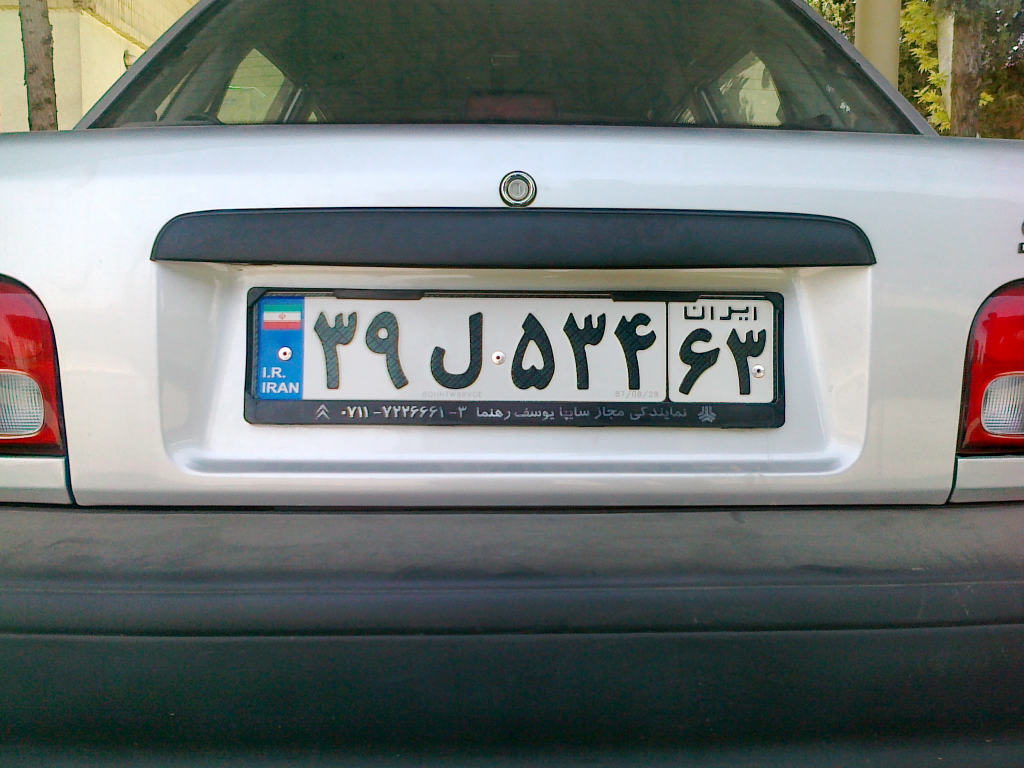
#> input picture 5.jpg, 2048 x 1536 px (shown at 1/2 size)
$ python 'crop plate.py'
#> lines starting #> are read from the running program, lines starting #| are printed output that depends on the picture
import cv2
import imutils
watch_cascade = cv2.CascadeClassifier('casscade.xml')
image = cv2.imread("5.jpg")
#> image is the input picture: shape (1536, 2048, 3); mean B, G, R 114.6, 116.8, 110.9
image =imutils.resize(image, width=1000)
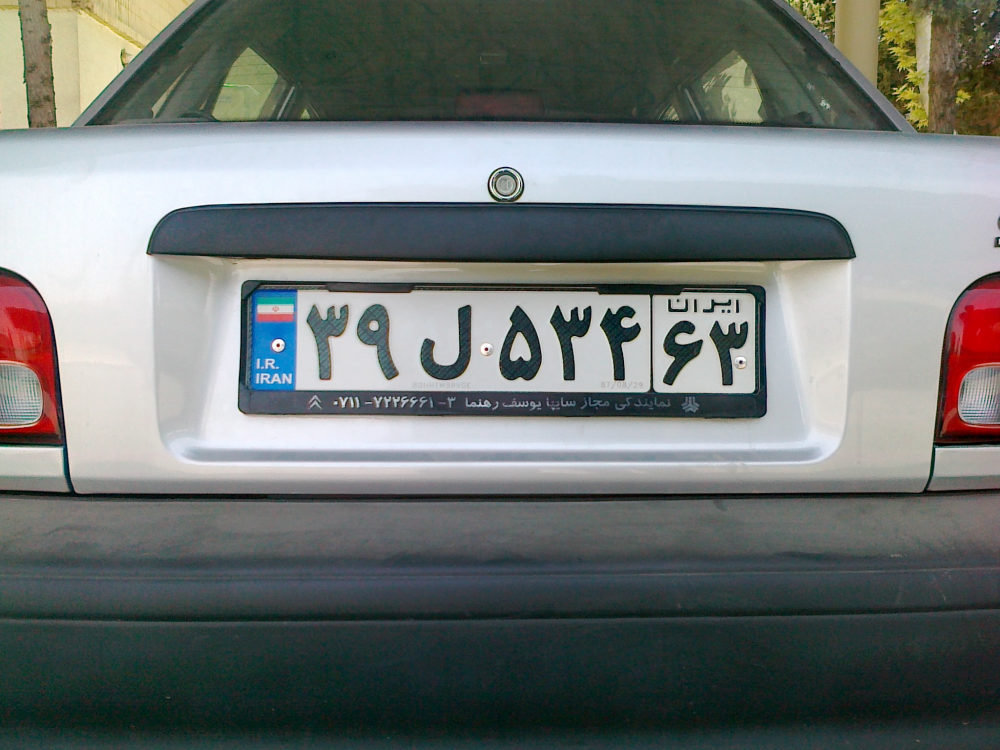
#> image: shape (750, 1000, 3); mean B, G, R 114.6, 116.8, 110.9
def detectPlateRough(image_gray,resize_h = 720,en_scale =1.08 ,top_bottom_padding_rate = 0.05):
#> called with resize_h = 750, en_scale = 1.08, top_bottom_padding_rate = 0.1
        if top_bottom_padding_rate>0.2:
            print("error:top_bottom_padding_rate > 0.2:",top_bottom_padding_rate)
            exit(1)
        height = image_gray.shape[0]
#> height = 750
        padding = int(height*top_bottom_padding_rate)
#> padding = 75
        scale = image_gray.shape[1]/float(image_gray.shape[0])
#> scale = 1.33
        image = cv2.resize(image_gray, (int(scale*resize_h), resize_h))
        image_color_cropped = image[padding:resize_h-padding,0:image_gray.shape[1]]
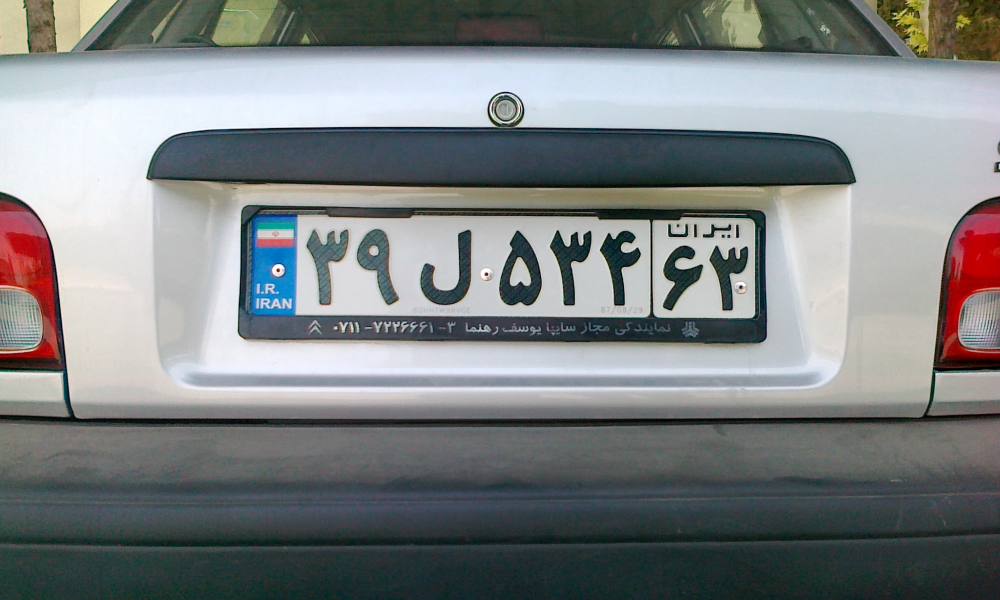
#> image_color_cropped: shape (600, 1000, 3); mean B, G, R 129.9, 129.2, 124.7
        image_gray = cv2.cvtColor(image_color_cropped,cv2.COLOR_RGB2GRAY)
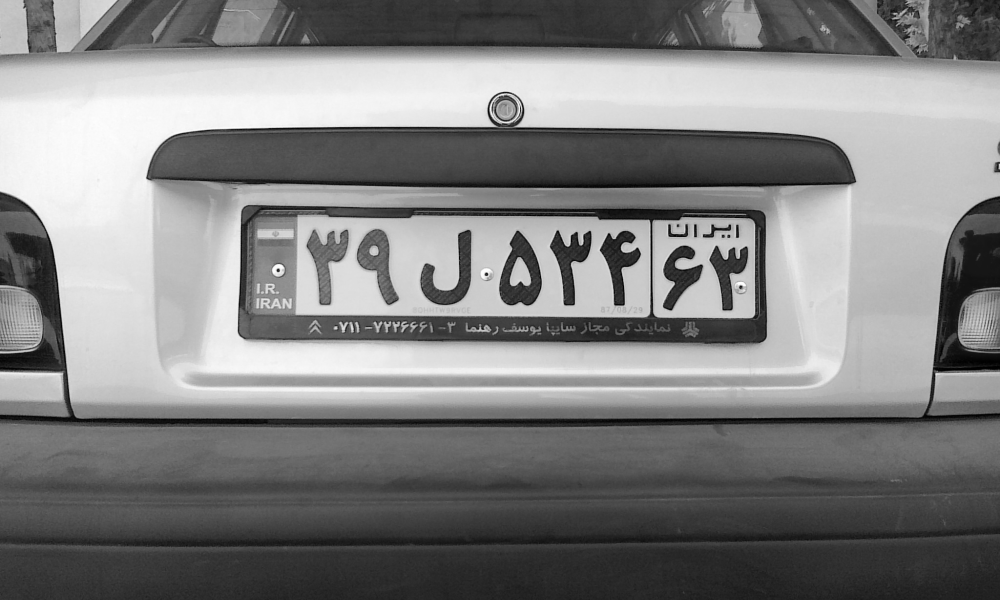
#> image_gray: shape (600, 1000); min 0, max 254, mean 128.9
        watches = watch_cascade.detectMultiScale(image_gray, en_scale, 2, minSize=(36, 9),maxSize=(36*40, 9*40))
#> watches = [[209, 202, 512, 130]]
        cropped_images = []
        for (x, y, w, h) in watches:
            #cv2.rectangle(image_color_cropped, (x, y), (x + w, y + h), (0, 0, 255), 1)
            x -= w * 0.14
            w += w * 0.28
            y -= h * 0.15
            h += h * 0.3
           #cv2.rectangle(image_color_cropped, (int(x), int(y)), (int(x + w), int(y + h)), (0, 0, 255), 1)
            cropped = cropImage(image_color_cropped, (int(x), int(y), int(w), int(h)))
            cropped_images.append([cropped,[x, y+padding, w, h]])
            cv2.imshow("imageShow", cropped)
#> this loop made 1 pass
#> pass 1, in cropImage, `cv2.imshow("crop the place of car", image[y:y+h,x:x+w])`:
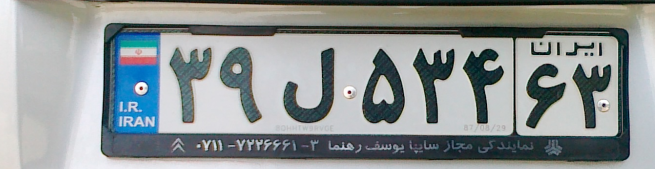
#> window 'crop the place of car': shape (169, 655, 3); mean B, G, R 147.7, 147.4, 141.1
#> after the loop, cropped_images = 1 item
            #cv2.waitKey(0)
        return cropped_images
def cropImage(image,rect):
        cv2.imshow("imageShow", image)
        cv2.waitKey(0)
        x, y, w, h = computeSafeRegion(image.shape,rect)
        cv2.imshow("crop the place of car", image[y:y+h,x:x+w])
        cv2.waitKey(0)
        return image[y:y+h,x:x+w]
def computeSafeRegion(shape,bounding_rect):
        top = bounding_rect[1] # y
        bottom  = bounding_rect[1] + bounding_rect[3] # y +  h
        left = bounding_rect[0] # x
        right =   bounding_rect[0] + bounding_rect[2] # x +  w
        min_top = 0
        max_bottom = shape[0]
        min_left = 0
        max_right = shape[1]
        #print(left,top,right,bottom)
        #print(max_bottom,max_right)
        if top < min_top:
            top = min_top
        if left < min_left:
            left = min_left
        if bottom > max_bottom:
            bottom = max_bottom
        if right > max_right:
            right = max_right
        return [left,top,right-left,bottom-top]
images = detectPlateRough(image,image.shape[0],top_bottom_padding_rate=0.1)
#> images = 1 item

$ run again, with 2.jpg copied over 5.jpg
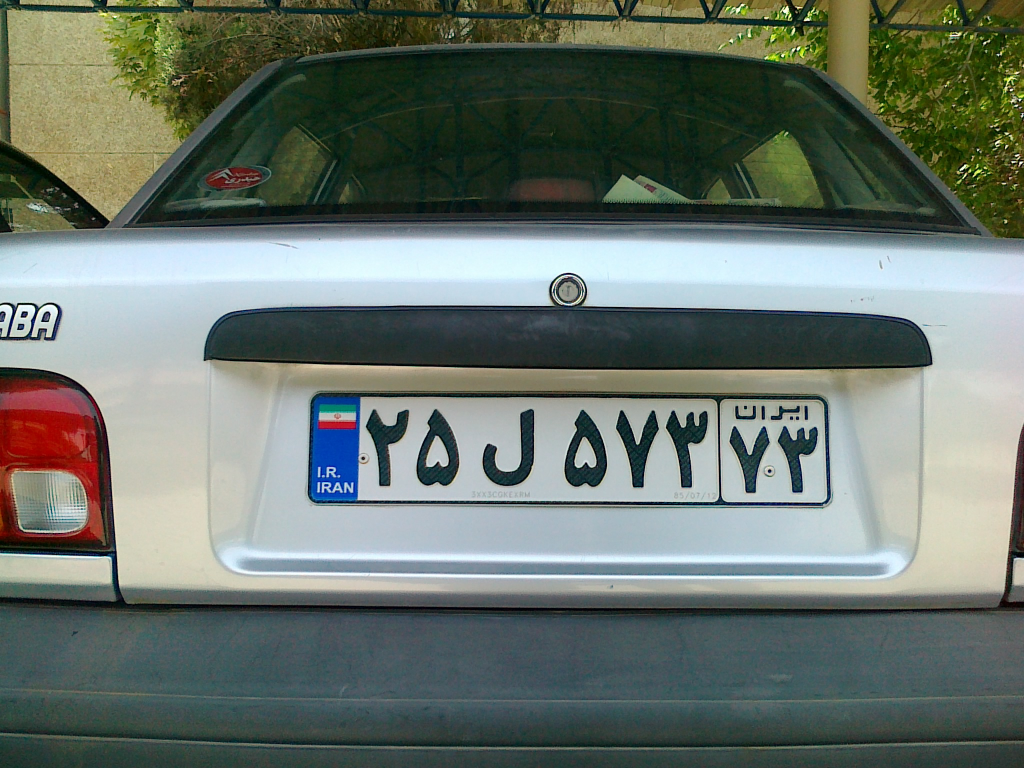
#> input picture 2.jpg, 2048 x 1536 px (shown at 1/2 size)
#> image is the input picture: shape (1536, 2048, 3); mean B, G, R 108.1, 116.3, 106
#> image: shape (750, 1000, 3)
#> in detectPlateRough, `image_gray = cv2.cvtColor(image_color_cropped,cv2.COLOR_RGB2GRAY)`:
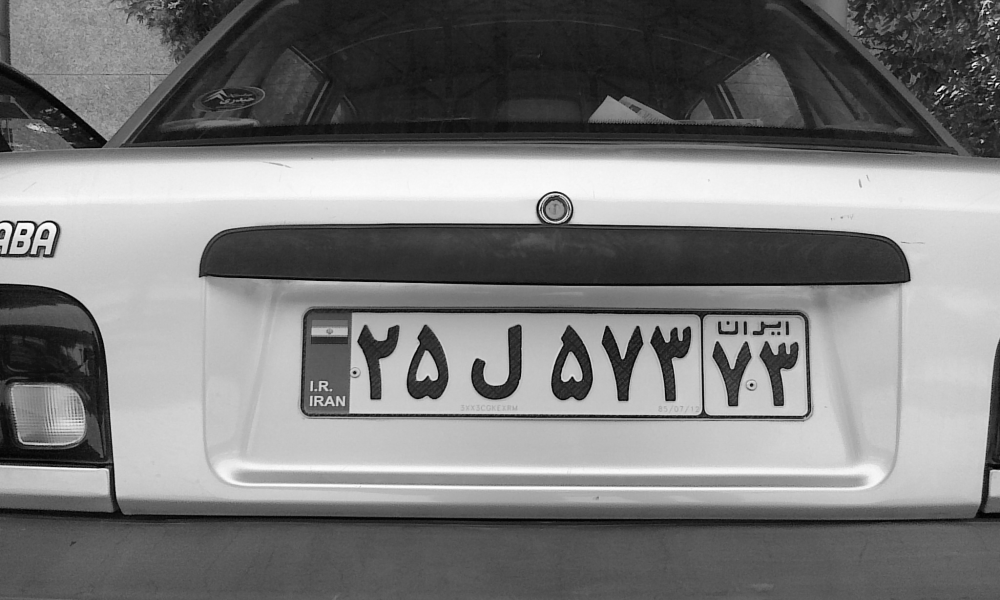
#> image_gray: shape (600, 1000); min 0, max 254, mean 122.8
#> watches = [[311, 311, 440, 112]]
#> the loop in detectPlateRough, `for (x, y, w, h) in watches:` made 1 pass
#> pass 1, in cropImage, `cv2.imshow("crop the place of car", image[y:y+h,x:x+w])`:
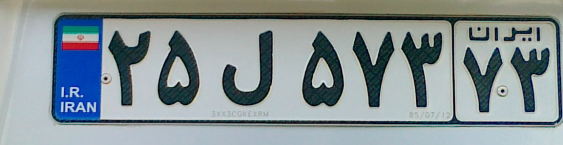
#> window 'crop the place of car': shape (145, 563, 3); mean B, G, R 149, 146.1, 134.4
#> after the loop in detectPlateRough, `for (x, y, w, h) in watches:`: cropped_images = 1 item
